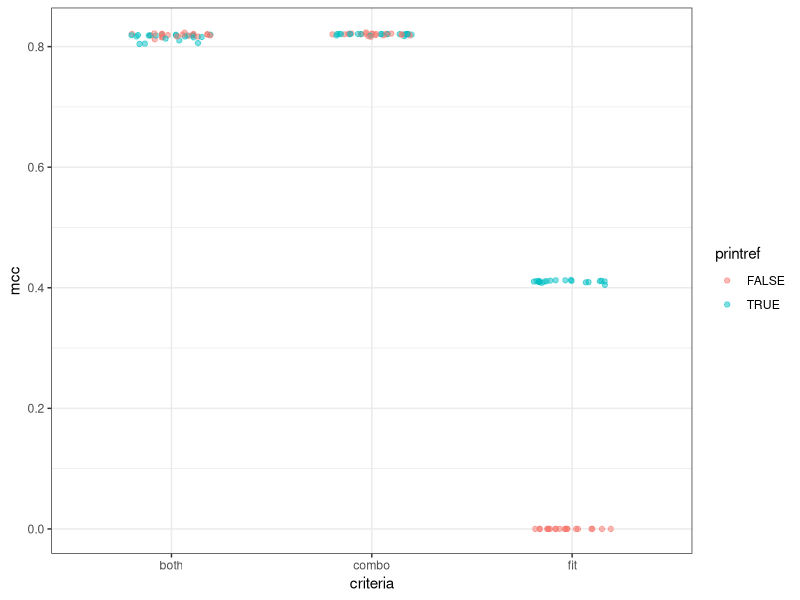
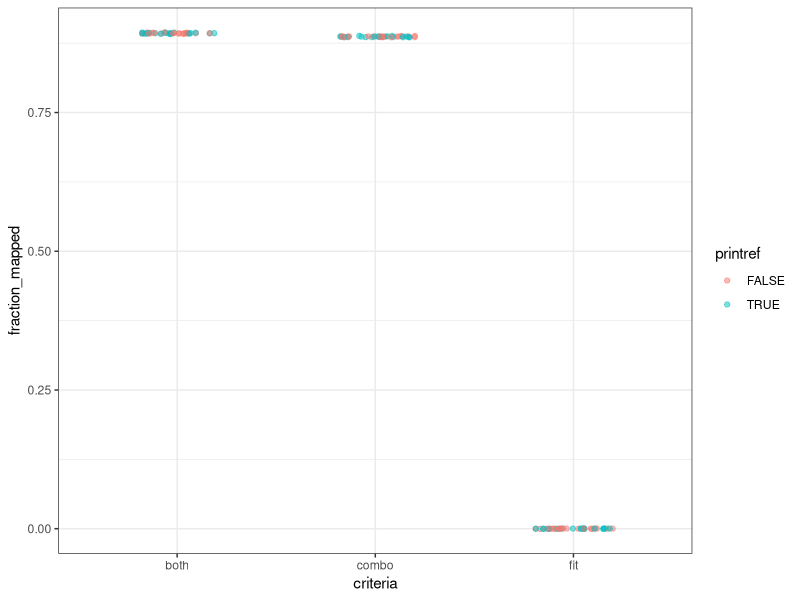
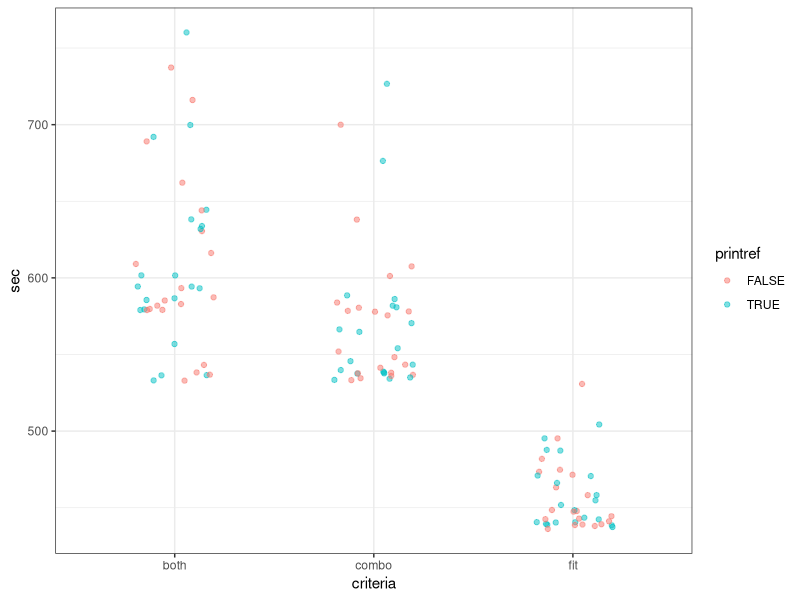

R code for these plots, in order:
## ---- chunk 1
knitr::opts_chunk$set(echo = TRUE,
                      message = FALSE,
                      fig.path = "figures/"
                      )
## ---- chunk 2
set.seed(2018)
library(cowplot)
library(ggtext)
library(glue)
library(here)
library(knitr)
library(tidyverse)

theme_set(theme_bw())

mutate_perf <- function(dat) {
  dat %>% 
    mutate(mem_mb = max_rss,
           mem_gb = mem_mb / 1024) %>% 
    rename(sec = s)
}
## ---- chunk 3
dat <- read_tsv(here('subworkflows', '3_fit_sample_split', 'results', 
                     'optifit_crit_check.tsv')) %>% 
  mutate_perf() %>% 
  select(dataset, printref, criteria, mcc, fraction_mapped, sec, mem_gb, seed) 
## ---- chunk 4
dat %>% 
  ggplot(aes(x = criteria, y = mcc, color = printref)) +
  geom_jitter(alpha = 0.5, width = 0.2) 
## ---- chunk 5
dat %>% 
  ggplot(aes(x = criteria, y = fraction_mapped, color = printref)) +
  geom_jitter(alpha = 0.5, width = 0.2)
## ---- chunk 6
dat %>% 
  ggplot(aes(x = criteria, y = sec, color = printref)) +
  geom_jitter(alpha = 0.5, width = 0.2)
